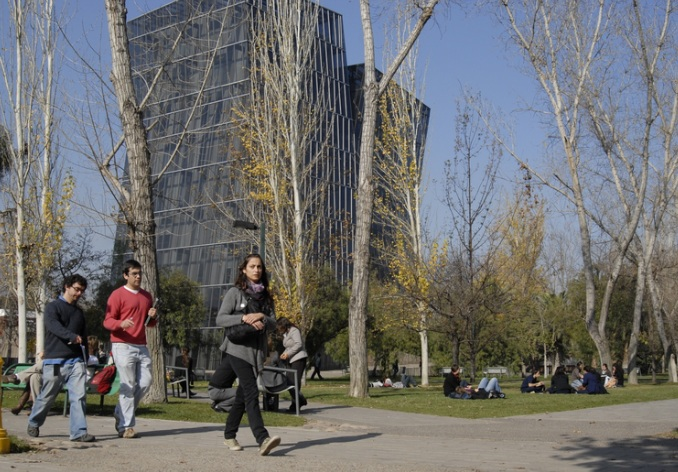
#> input picture RecuperacionDeInformacion/Codigos/Anexo 01.2-Ejemplos OpenCV (python)/imagen1.jpg, 678 x 472 px
$ python ejemplo1.py imagen1.jpg
#> lines starting #> are read from the running program, lines starting #| are printed output that depends on the picture; after the words box and inside, x2 and y2 are one past the last pixel; in counts of white or black regions, pixels touching at a corner belong together
# INF3841 - Recuperación de Información
# Profesor: Juan Manuel Barrios
# Fecha: 03 de agosto de 2026

import sys
import cv2


def ejemplo1(filename):
#> called with filename = 'imagen1.jpg'
    print("Usando Python {}.{}.{} y OpenCV {}".format(sys.version_info.major, sys.version_info.minor,
                                                      sys.version_info.micro, cv2.__version__))
    img_color = cv2.imread(filename, cv2.IMREAD_COLOR)
#> img_color is the input picture: shape (472, 678, 3); mean B, G, R 109.4, 110.1, 110
    if img_color is None:
        print("no puedo leer {}".format(filename))
        sys.exit()
    img_gris = cv2.cvtColor(img_color, cv2.COLOR_BGR2GRAY)
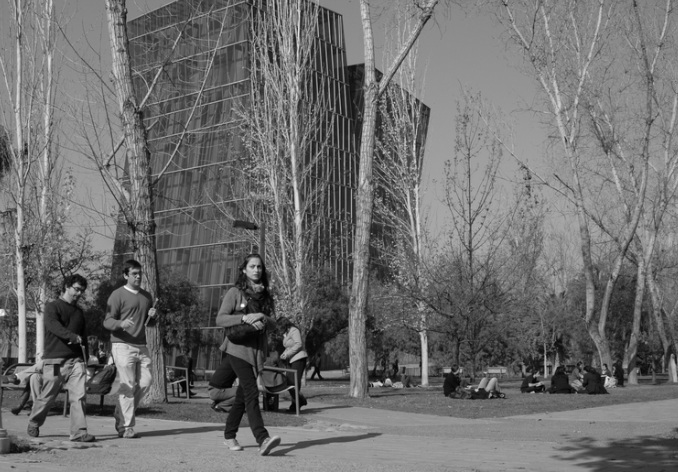
#> img_gris: shape (472, 678); min 1, max 253, mean 110
    thresh, img_bin = cv2.threshold(img_gris, 0, 255, cv2.THRESH_BINARY |  cv2.THRESH_OTSU)
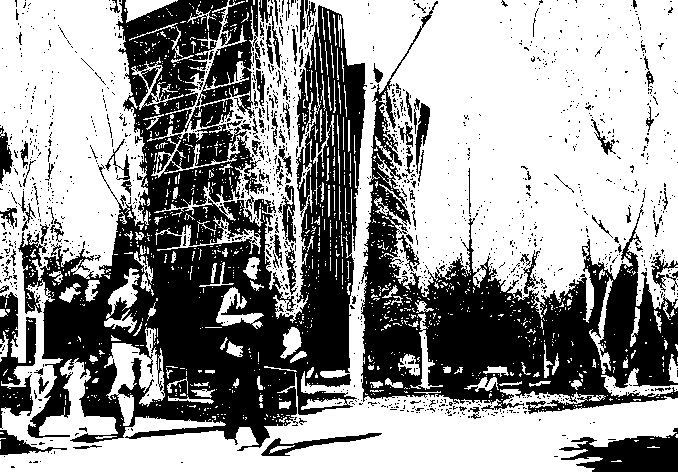
#> img_bin: shape (472, 678); 59.3% white; 1376 black regions (1262 under 20 px), largest, box (x1, y1, x2, y2) and area: (18, 0, 367, 451) 71608, (361, 1, 678, 414) 36204, (196, 0, 261, 118) 3287
#> thresh = 103
    print("{} size={} binary_threshold={}".format(filename, img_color.shape, thresh))
#| imagen1.jpg size=(472, 678, 3) binary_threshold=103.0
    cv2.imshow(filename + " (color)", img_color)
    cv2.imshow(filename + " (gris)", img_gris)
    cv2.imshow(filename + " (bin)", img_bin)
    cv2.waitKey(0)
    cv2.destroyAllWindows()


if len(sys.argv) <= 1:
    print("uso: {} [nombre_de_imagen]".format(sys.argv[0]))
    sys.exit()

filename = sys.argv[1]

ejemplo1(filename)
